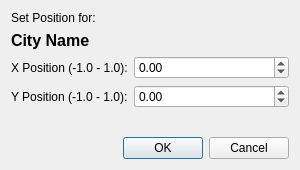
<?xml version="1.0" encoding="UTF-8"?>
<ui version="4.0">
 <class>CityPositionDialog</class>
 <widget class="QDialog" name="CityPositionDialog">
  <property name="geometry">
   <rect>
    <x>0</x>
    <y>0</y>
    <width>300</width>
    <height>170</height>
   </rect>
  </property>
  <property name="windowTitle">
   <string>Set City Position</string>
  </property>
  <layout class="QVBoxLayout" name="verticalLayout">
   <item>
    <widget class="QLabel" name="titleLabel">
     <property name="text">
      <string>Set Position for:</string>
     </property>
    </widget>
   </item>
   <item>
    <widget class="QLabel" name="cityNameLabel">
     <property name="font">
      <font>
       <pointsize>12</pointsize>
       <bold>true</bold>
      </font>
     </property>
     <property name="text">
      <string>City Name</string>
     </property>
    </widget>
   </item>
   <item>
    <layout class="QFormLayout" name="formLayout">
     <item row="0" column="0">
      <widget class="QLabel" name="xLabel">
       <property name="text">
        <string>X Position (-1.0 - 1.0):</string>
       </property>
      </widget>
     </item>
     <item row="0" column="1">
      <widget class="QDoubleSpinBox" name="xPositionSpinBox">
       <property name="minimum">
        <double>-1.000000000000000</double>
       </property>
       <property name="maximum">
        <double>1.000000000000000</double>
       </property>
       <property name="singleStep">
        <double>0.050000000000000</double>
       </property>
      </widget>
     </item>
     <item row="1" column="0">
      <widget class="QLabel" name="yLabel">
       <property name="text">
        <string>Y Position (-1.0 - 1.0):</string>
       </property>
      </widget>
     </item>
     <item row="1" column="1">
      <widget class="QDoubleSpinBox" name="yPositionSpinBox">
       <property name="minimum">
        <double>-1.000000000000000</double>
       </property>
       <property name="maximum">
        <double>1.000000000000000</double>
       </property>
       <property name="singleStep">
        <double>0.050000000000000</double>
       </property>
      </widget>
     </item>
    </layout>
   </item>
   <item>
    <spacer name="verticalSpacer">
     <property name="orientation">
      <enum>Qt::Vertical</enum>
     </property>
     <property name="sizeHint" stdset="0">
      <size>
       <width>20</width>
       <height>10</height>
      </size>
     </property>
    </spacer>
   </item>
   <item>
    <widget class="QDialogButtonBox" name="buttonBox">
     <property name="orientation">
      <enum>Qt::Horizontal</enum>
     </property>
     <property name="standardButtons">
      <set>QDialogButtonBox::Cancel|QDialogButtonBox::Ok</set>
     </property>
    </widget>
   </item>
  </layout>
 </widget>
 <resources/>
 <connections>
  <connection>
   <sender>buttonBox</sender>
   <signal>accepted()</signal>
   <receiver>CityPositionDialog</receiver>
   <slot>accept()</slot>
   <hints>
    <hint type="sourcelabel">
     <x>248</x>
     <y>254</y>
    </hint>
    <hint type="destinationlabel">
     <x>157</x>
     <y>274</y>
    </hint>
   </hints>
  </connection>
  <connection>
   <sender>buttonBox</sender>
   <signal>rejected()</signal>
   <receiver>CityPositionDialog</receiver>
   <slot>reject()</slot>
   <hints>
    <hint type="sourcelabel">
     <x>316</x>
     <y>260</y>
    </hint>
    <hint type="destinationlabel">
     <x>286</x>
     <y>274</y>
    </hint>
   </hints>
  </connection>
 </connections>
</ui>
